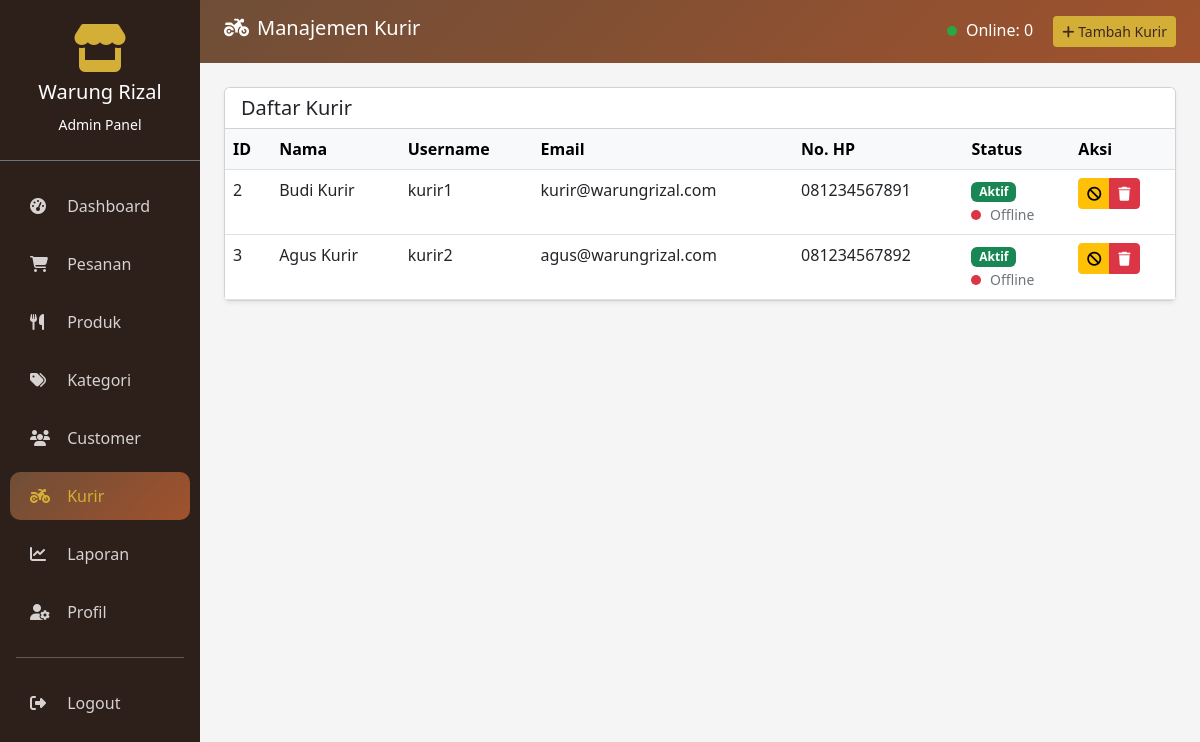
The page /admin/kurir.php (signed in) on the database its author committed.
### tables this page shows
CREATE TABLE `users` (
  `id` int(11) NOT NULL,
  `username` varchar(50) NOT NULL,
  `password` varchar(255) NOT NULL,
  `nama_lengkap` varchar(100) NOT NULL,
  `email` varchar(100) NOT NULL,
  `no_hp` varchar(15) NOT NULL,
  `alamat` text DEFAULT NULL,
  `role` enum('admin','customer','kurir') DEFAULT 'customer',
  `foto` varchar(255) DEFAULT NULL,
  `is_active` tinyint(1) DEFAULT 1,
  `created_at` timestamp NOT NULL DEFAULT current_timestamp(),
  `updated_at` timestamp NOT NULL DEFAULT current_timestamp() ON UPDATE current_timestamp()
);

### admin/kurir.php (the view, shortened to what this page needs)
<?php
include '../config/database.php';
$kurir_list = $koneksi->query("SELECT * FROM users WHERE role = 'kurir' ORDER BY created_at DESC");
$online_kurir = $koneksi->query("SELECT COUNT(DISTINCT kurir_id) as online FROM kurir_locations WHERE is_online = 1 AND TIMESTAMPDIFF(MINUTE, last_update, NOW()) < 5")->fetch_assoc()['online'] ?? 0;
?>
<!DOCTYPE html>
<html lang="id">
<head>
    <link href="https://cdn.jsdelivr.net/npm/bootstrap@5.3.0/dist/css/bootstrap.min.css" rel="stylesheet">
    <link rel="stylesheet" href="https://cdnjs.cloudflare.com/ajax/libs/font-awesome/6.4.0/css/all.min.css">
</head>
<body>
    <div class="container-fluid">
        <div class="row">
            <div class="col-md-3 col-lg-2 px-0 sidebar">
                <div class="text-center py-4 border-bottom border-secondary">
                    <i class="fas fa-store fa-3x" style="color: #D4AF37;"></i>
                    <h5 class="mt-2">Warung Rizal</h5>
                    <small>Admin Panel</small>
                </div>
                <nav class="nav flex-column mt-3">
                    <a class="nav-link" href="dashboard.php"><i class="fas fa-tachometer-alt"></i> Dashboard</a>
                    <a class="nav-link" href="pesanan.php"><i class="fas fa-shopping-cart"></i> Pesanan</a>
                    <a class="nav-link" href="produk.php"><i class="fas fa-utensils"></i> Produk</a>
                    <a class="nav-link" href="kategori.php"><i class="fas fa-tags"></i> Kategori</a>
                    <a class="nav-link" href="customer.php"><i class="fas fa-users"></i> Customer</a>
                    <a class="nav-link active" href="kurir.php"><i class="fas fa-motorcycle"></i> Kurir</a>
                    <a class="nav-link" href="laporan.php"><i class="fas fa-chart-line"></i> Laporan</a>
                    <a class="nav-link" href="profil.php"><i class="fas fa-user-cog"></i> Profil</a>
                    <hr class="bg-secondary mx-3">
                    <a class="nav-link" href="logout.php"><i class="fas fa-sign-out-alt"></i> Logout</a>
                </nav>
            </div>
            <div class="col-md-9 col-lg-10 p-0">
                <nav class="navbar navbar-custom px-4 py-3 text-white">
                    <div class="d-flex justify-content-between w-100">
                        <h5 class="mb-0"><i class="fas fa-motorcycle me-2"></i>Manajemen Kurir</h5>
                        <div>
                            <span class="me-3">
                                <span class="online-dot online"></span> Online: <?php echo $online_kurir; ?>
                            </span>
                            <button class="btn btn-sm" style="background: #D4AF37; color: #3E2723;" data-bs-toggle="modal" data-bs-target="#modalTambah">
                                <i class="fas fa-plus"></i> Tambah Kurir
                            </button>
                        </div>
                    </div>
                </nav>
                <div class="p-4">
                    <div class="card shadow-sm">
                        <div class="card-header bg-white">
                            <h5 class="mb-0">Daftar Kurir</h5>
                        </div>
                        <div class="card-body p-0">
                            <div class="table-responsive">
                                <table class="table table-hover mb-0">
                                    <thead class="table-light">
                                        <tr>
                                            <th>ID</th>
                                            <th>Nama</th>
                                            <th>Username</th>
                                            <th>Email</th>
                                            <th>No. HP</th>
                                            <th>Status</th>
                                            <th>Aksi</th>
                                        </tr>
                                    </thead>
                                    <tbody>
                                        <?php while($k = $kurir_list->fetch_assoc()):
                                            $last_loc = $koneksi->query("SELECT is_online FROM kurir_locations WHERE kurir_id = {$k['id']} AND TIMESTAMPDIFF(MINUTE, last_update, NOW()) < 5")->num_rows > 0;
                                        ?>
                                        <tr>
                                            <td><?php echo $k['id']; ?></td>
                                            <td><?php echo $k['nama_lengkap']; ?></td>
                                            <td><?php echo $k['username']; ?></td>
                                            <td><?php echo $k['email']; ?></td>
                                            <td><?php echo $k['no_hp']; ?></td>
                                            <td>
                                                <?php if($k['is_active']): ?>
                                                    <span class="badge bg-success">Aktif</span>
                                                <?php else: ?>
                                                    <span class="badge bg-danger">Nonaktif</span>
                                                <?php endif; ?>
                                                <br>
                                                <small class="<?php echo $last_loc ? 'text-success' : 'text-secondary'; ?>">
                                                    <span class="online-dot <?php echo $last_loc ? 'online' : 'offline'; ?>"></span>
                                                    <?php echo $last_loc ? 'Online' : 'Offline'; ?>
                                                </small>
                                            </td>
                                            <td>
                                                <div class="btn-group" role="group">
                                                    <a href="?toggle=<?php echo $k['id']; ?>" class="btn btn-sm <?php echo $k['is_active'] ? 'btn-warning' : 'btn-success'; ?>">
                                                        <i class="fas <?php echo $k['is_active'] ? 'fa-ban' : 'fa-check'; ?>"></i>
                                                    </a>
                                                    <a href="?hapus=<?php echo $k['id']; ?>" class="btn btn-sm btn-danger" onclick="return confirm('Hapus kurir ini?')">
                                                        <i class="fas fa-trash"></i>
                                                    </a>
                                                </div>
                                            </td>
                                        </tr>
                                        <?php endwhile; ?>
                                    </tbody>
                                </table>
                            </div>
                        </div>
                    </div>
                </div>
            </div>
        </div>
    </div>
</body>
</html>

### admin/kurir.php (style rules this page uses)
:root { --primary: #6F4E37; --secondary: #D4AF37; }
body { background: #f5f5f5; }
.sidebar { background: #2D1F1A; min-height: 100vh; color: white; }
.sidebar .nav-link { color: rgba(255,255,255,0.8); padding: 12px 20px; border-radius: 10px; margin: 5px 10px; }
.sidebar .nav-link:hover, .sidebar .nav-link.active { background: linear-gradient(135deg, #6F4E37, #A0522D); color: #D4AF37; }
.sidebar .nav-link i { width: 25px; margin-right: 8px; }
.navbar-custom { background: linear-gradient(135deg, #6F4E37, #A0522D); }
.online-dot { width: 10px; height: 10px; border-radius: 50%; display: inline-block; margin-right: 5px; }
.online { background: #28a745; }
.offline { background: #dc3545; }

### rows shown on the page
users: id "2", nama_lengkap "Budi Kurir", username "kurir1", email "kurir@warungrizal.com", no_hp "081234567891", is_active "Aktif"
users: id "3", nama_lengkap "Agus Kurir", username "kurir2", email "agus@warungrizal.com", no_hp "081234567892", is_active "Aktif"

### other values the page prints
$online_kurir "0"
